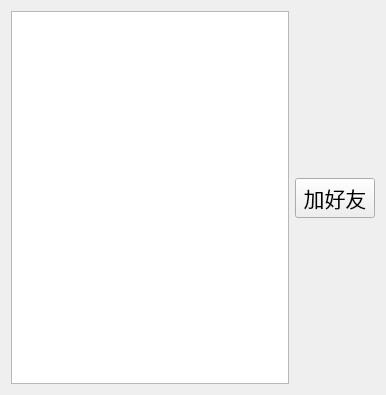
<?xml version="1.0" encoding="UTF-8"?>
<ui version="4.0">
 <class>Online</class>
 <widget class="QWidget" name="Online">
  <property name="geometry">
   <rect>
    <x>0</x>
    <y>0</y>
    <width>386</width>
    <height>395</height>
   </rect>
  </property>
  <property name="windowTitle">
   <string>Form</string>
  </property>
  <layout class="QHBoxLayout" name="horizontalLayout_2">
   <item>
    <layout class="QHBoxLayout" name="horizontalLayout">
     <item>
      <widget class="QListWidget" name="Online_lw">
       <property name="font">
        <font>
         <pointsize>16</pointsize>
        </font>
       </property>
      </widget>
     </item>
     <item>
      <layout class="QVBoxLayout" name="verticalLayout">
       <item>
        <spacer name="verticalSpacer_2">
         <property name="orientation">
          <enum>Qt::Vertical</enum>
         </property>
         <property name="sizeHint" stdset="0">
          <size>
           <width>20</width>
           <height>40</height>
          </size>
         </property>
        </spacer>
       </item>
       <item>
        <widget class="QPushButton" name="addFriend_pb">
         <property name="font">
          <font>
           <pointsize>16</pointsize>
          </font>
         </property>
         <property name="text">
          <string>加好友</string>
         </property>
        </widget>
       </item>
       <item>
        <spacer name="verticalSpacer">
         <property name="orientation">
          <enum>Qt::Vertical</enum>
         </property>
         <property name="sizeHint" stdset="0">
          <size>
           <width>20</width>
           <height>40</height>
          </size>
         </property>
        </spacer>
       </item>
      </layout>
     </item>
    </layout>
   </item>
  </layout>
 </widget>
 <resources/>
 <connections/>
</ui>
